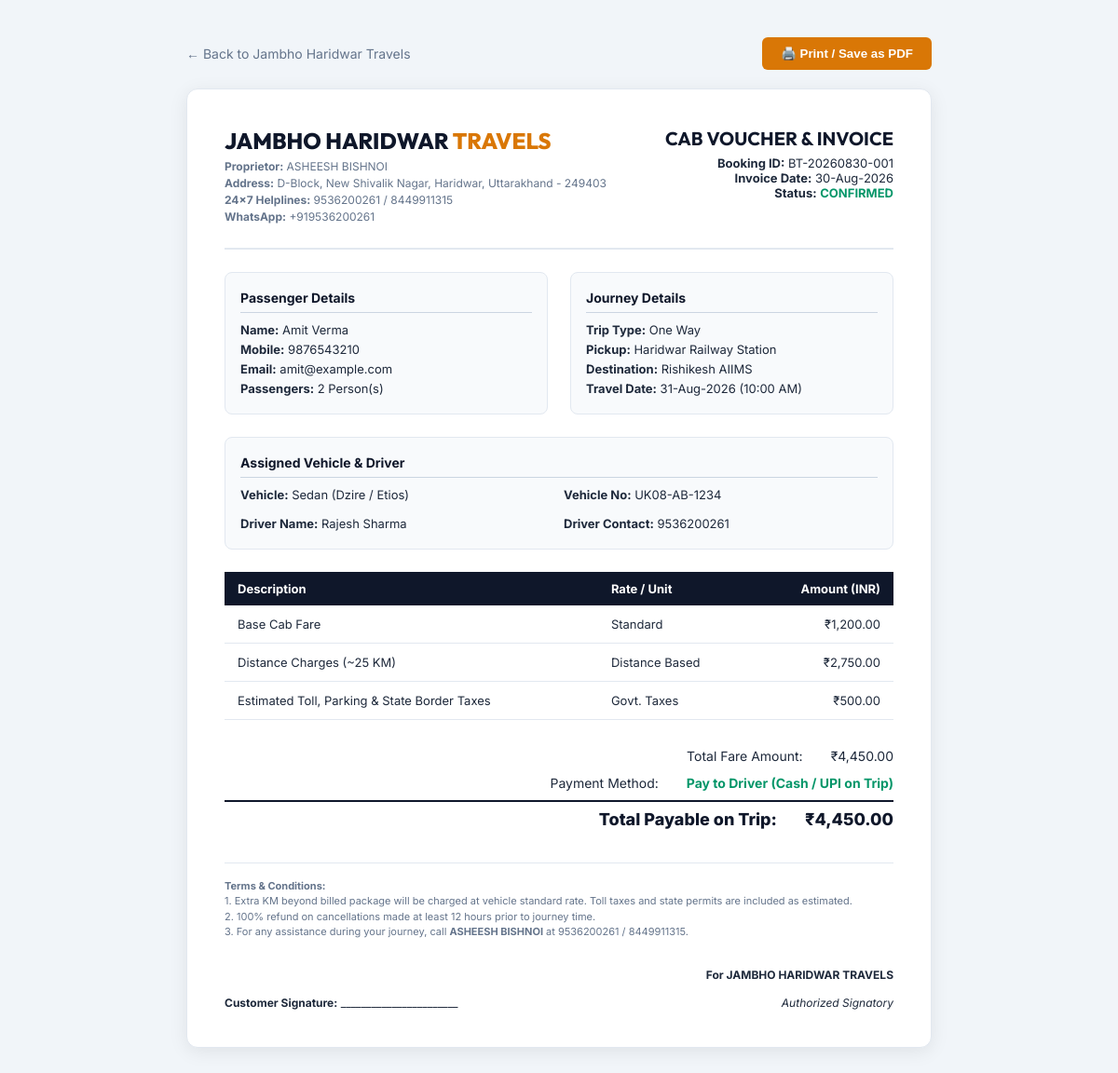
Page /invoice.php?booking_id=BT-20260830-001 on the committed database.
### tables this page shows
CREATE TABLE bookings (
            id INTEGER PRIMARY KEY AUTOINCREMENT,
            booking_id TEXT UNIQUE NOT NULL, -- e.g. BT-20260815-001
            customer_id INTEGER,
            customer_name TEXT NOT NULL,
            customer_mobile TEXT NOT NULL,
            customer_email TEXT,
            trip_type TEXT NOT NULL, -- One Way, Round Trip, Local, Airport Transfer
            pickup_location TEXT NOT NULL,
            drop_location TEXT NOT NULL,
            journey_date DATE NOT NULL,
            pickup_time TEXT NOT NULL,
            return_date DATE,
            return_time TEXT,
            vehicle_id INTEGER,
            vehicle_name TEXT,
            passengers INTEGER DEFAULT 1,
            flight_train_no TEXT,
            special_requirements TEXT,
            estimated_distance REAL DEFAULT 0,
            base_fare REAL DEFAULT 0,
            distance_charge REAL DEFAULT 0,
            driver_allowance REAL DEFAULT 0,
            night_charge REAL DEFAULT 0,
            toll_tax_charge REAL DEFAULT 0,
            total_amount REAL NOT NULL,
            advance_paid REAL DEFAULT 0,
            balance_amount REAL DEFAULT 0,
            booking_status TEXT DEFAULT 'New', -- New, Payment Pending, Payment Failed, Confirmed, Driver Assigned, Driver On The Way, Trip Started, Trip Completed, Cancelled, Refund Initiated, Refund Completed
            driver_id INTEGER,
            assigned_driver_name TEXT,
            assigned_driver_mobile TEXT,
            assigned_vehicle_no TEXT,
            cancellation_reason TEXT,
            refund_amount REAL DEFAULT 0,
            refund_status TEXT, -- Refund Pending, Refund Initiated, Refund Completed, Refund Failed
            created_at DATETIME DEFAULT CURRENT_TIMESTAMP,
            FOREIGN KEY (customer_id) REFERENCES customers(id),
            FOREIGN KEY (vehicle_id) REFERENCES vehicles(id),
            FOREIGN KEY (driver_id) REFERENCES drivers(id)
        );

### invoice.php (the view, shortened to what this page needs)
<?php
$bookingId = cleanInput($_GET['booking_id'] ?? '');
$db = Database::getConnection();
$stmt = $db->prepare("SELECT * FROM bookings WHERE booking_id = ?");
$stmt->execute([$bookingId]);
$booking = $stmt->fetch();
?>
<!DOCTYPE html>
<html lang="en">
<head>
</head>
<body>
  <div class="print-btn-bar">
    <a href="<?php echo BASE_URL; ?>/index.php" style="color: #64748b; text-decoration: none; font-size: 14px;">← Back to Jambho Haridwar Travels</a>
    <button class="btn-print" onclick="window.print()">🖨️ Print / Save as PDF</button>
  </div>
  <div class="invoice-card">
    <div class="invoice-header">
      <div>
        <div class="brand-title">JAMBHO HARIDWAR <span>TRAVELS</span></div>
        <div class="brand-meta">
          <strong>Proprietor:</strong> <?php echo OWNER_NAME; ?><br>
          <strong>Address:</strong> <?php echo BUSINESS_ADDRESS; ?><br>
          <strong>24x7 Helplines:</strong> <?php echo PHONE_PRIMARY; ?> / <?php echo PHONE_SECONDARY; ?><br>
          <strong>WhatsApp:</strong> +<?php echo WHATSAPP_NUMBER; ?>
        </div>
      </div>
      <div class="invoice-ref">
        <h2>CAB VOUCHER & INVOICE</h2>
        <div style="margin-top: 6px; font-size: 13px;">
          <strong>Booking ID:</strong> <?php echo htmlspecialchars($booking['booking_id']); ?><br>
          <strong>Invoice Date:</strong> <?php echo date('d-M-Y', strtotime($booking['created_at'])); ?><br>
          <strong>Status:</strong> <span style="color: #059669; font-weight: bold;"><?php echo strtoupper($booking['booking_status']); ?></span>
        </div>
      </div>
    </div>
    <div class="grid-2">
      <div class="info-box">
        <h4>Passenger Details</h4>
        <strong>Name:</strong> <?php echo htmlspecialchars($booking['customer_name']); ?><br>
        <strong>Mobile:</strong> <?php echo htmlspecialchars($booking['customer_mobile']); ?><br>
        <strong>Email:</strong> <?php echo htmlspecialchars($booking['customer_email'] ?: 'N/A'); ?><br>
        <strong>Passengers:</strong> <?php echo $booking['passengers']; ?> Person(s)
      </div>
      <div class="info-box">
        <h4>Journey Details</h4>
        <strong>Trip Type:</strong> <?php echo htmlspecialchars($booking['trip_type']); ?><br>
        <strong>Pickup:</strong> <?php echo htmlspecialchars($booking['pickup_location']); ?><br>
        <strong>Destination:</strong> <?php echo htmlspecialchars($booking['drop_location']); ?><br>
        <strong>Travel Date:</strong> <?php echo date('d-M-Y', strtotime($booking['journey_date'])); ?> (<?php echo htmlspecialchars($booking['pickup_time']); ?>)
      </div>
    </div>
    <div class="info-box" style="margin-bottom: 24px;">
      <h4>Assigned Vehicle & Driver</h4>
      <div style="display: grid; grid-template-columns: 1fr 1fr; gap: 10px;">
        <div><strong>Vehicle:</strong> <?php echo htmlspecialchars($booking['vehicle_name']); ?></div>
        <div><strong>Vehicle No:</strong> <?php echo htmlspecialchars($booking['assigned_vehicle_no'] ?: 'UK08-AB-1234'); ?></div>
        <div><strong>Driver Name:</strong> <?php echo htmlspecialchars($booking['assigned_driver_name'] ?: 'Rajesh Sharma'); ?></div>
        <div><strong>Driver Contact:</strong> <?php echo htmlspecialchars($booking['assigned_driver_mobile'] ?: PHONE_PRIMARY); ?></div>
      </div>
    </div>
    <table class="invoice-table">
      <thead>
        <tr>
          <th>Description</th>
          <th>Rate / Unit</th>
          <th style="text-align: right;">Amount (INR)</th>
        </tr>
      </thead>
      <tbody>
        <?php if ($booking['base_fare'] > 0): ?>
          <tr>
            <td>Base Cab Fare</td>
            <td>Standard</td>
            <td style="text-align: right;">₹<?php echo number_format($booking['base_fare'], 2); ?></td>
          </tr>
        <?php endif; ?>
        <tr>
          <td>Distance Charges (~<?php echo $booking['estimated_distance']; ?> KM)</td>
          <td>Distance Based</td>
          <td style="text-align: right;">₹<?php echo number_format($booking['distance_charge'], 2); ?></td>
        </tr>
        <?php if ($booking['toll_tax_charge'] > 0): ?>
          <tr>
            <td>Estimated Toll, Parking & State Border Taxes</td>
            <td>Govt. Taxes</td>
            <td style="text-align: right;">₹<?php echo number_format($booking['toll_tax_charge'], 2); ?></td>
          </tr>
        <?php endif; ?>
      </tbody>
    </table>
    <div class="total-section">
      <div class="total-row">
        <span>Total Fare Amount:</span>
        <span>₹<?php echo number_format($booking['total_amount'], 2); ?></span>
      </div>
      <div class="total-row">
        <span>Payment Method:</span>
        <span style="color: #059669; font-weight: bold;">Pay to Driver (Cash / UPI on Trip)</span>
      </div>
      <div class="total-row grand-total">
        <span>Total Payable on Trip:</span>
        <span>₹<?php echo number_format($booking['total_amount'], 2); ?></span>
      </div>
    </div>
    <div class="terms-box">
      <strong>Terms & Conditions:</strong><br>
      1. Extra KM beyond billed package will be charged at vehicle standard rate. Toll taxes and state permits are included as estimated.<br>
      2. 100% refund on cancellations made at least 12 hours prior to journey time.<br>
      3. For any assistance during your journey, call <strong><?php echo OWNER_NAME; ?></strong> at <?php echo PHONE_PRIMARY; ?> / <?php echo PHONE_SECONDARY; ?>.
    </div>
    <div style="margin-top: 30px; display: flex; justify-content: space-between; align-items: flex-end; font-size: 12px;">
      <div>
        <strong>Customer Signature:</strong> _______________________
      </div>
      <div style="text-align: right;">
        <strong>For JAMBHO HARIDWAR TRAVELS</strong><br><br>
        <em>Authorized Signatory</em>
      </div>
    </div>
  </div>
</body>
</html>

### invoice.php (style rules this page uses)
* { box-sizing: border-box; margin: 0; padding: 0; }
body { font-family: 'Inter', sans-serif; background: #f1f5f9; color: #1e293b; padding: 40px 20px; }
.invoice-card { max-width: 800px; margin: 0 auto; background: #fff; border-radius: 12px; padding: 40px; box-shadow: 0 4px 20px rgba(0,0,0,0.08); border: 1px solid #e2e8f0; }
.invoice-header { display: flex; justify-content: space-between; align-items: flex-start; border-bottom: 2px solid #e2e8f0; padding-bottom: 24px; margin-bottom: 24px; }
.brand-title { font-family: 'Outfit', sans-serif; font-size: 24px; font-weight: 800; color: #0f172a; }
.brand-title span { color: #d97706; }
.brand-meta { font-size: 12px; color: #64748b; margin-top: 4px; line-height: 1.5; }
.invoice-ref { text-align: right; }
.invoice-ref h2 { font-family: 'Outfit', sans-serif; font-size: 20px; color: #0f172a; }
.grid-2 { display: grid; grid-template-columns: 1fr 1fr; gap: 24px; margin-bottom: 24px; }
.info-box { background: #f8fafc; padding: 16px; border-radius: 8px; border: 1px solid #e2e8f0; font-size: 13px; line-height: 1.6; }
.info-box h4 { font-size: 14px; color: #0f172a; margin-bottom: 8px; border-bottom: 1px solid #cbd5e1; padding-bottom: 4px; }
table.invoice-table { width: 100%; border-collapse: collapse; margin-bottom: 24px; font-size: 13px; }
table.invoice-table th { background: #0f172a; color: #fff; padding: 10px 14px; text-align: left; }
table.invoice-table td { padding: 12px 14px; border-bottom: 1px solid #e2e8f0; }
.total-section { text-align: right; font-size: 14px; margin-bottom: 30px; }
.total-row { display: flex; justify-content: flex-end; gap: 30px; padding: 6px 0; }
.grand-total { font-size: 18px; font-weight: 800; color: #0f172a; border-top: 2px solid #0f172a; padding-top: 8px; margin-top: 4px; }
.terms-box { border-top: 1px solid #e2e8f0; padding-top: 16px; font-size: 11px; color: #64748b; line-height: 1.5; }
.print-btn-bar { max-width: 800px; margin: 0 auto 20px; display: flex; justify-content: space-between; align-items: center; }
.btn-print { background: #d97706; color: #fff; border: none; padding: 10px 20px; border-radius: 6px; font-weight: 600; cursor: pointer; }

### rows in the picture
bookings: booking "BT-20260830-001", created_at "30-Aug-2026", booking_status "CONFIRMED", customer_name "Amit Verma", customer_mobile "9876543210", customer_email "amit@example.com", passengers "2", trip_type "One Way", pickup_location "Haridwar Railway Station", drop_location "Rishikesh AIIMS", journey_date "31-Aug-2026", pickup_time "10:00 AM", vehicle_name "Sedan (Dzire / Etios)", assigned_vehicle_no "UK08-AB-1234", assigned_driver_name "Rajesh Sharma", assigned_driver_mobile "9536200261", base_fare "1,200.00", estimated_distance "25", distance_charge "2,750.00", toll_tax_charge "500.00", total_amount "4,450.00"

### other values in the picture
OWNER_NAME "ASHEESH BISHNOI"
BUSINESS_ADDRESS "D-Block, New Shivalik Nagar, Haridwar, Uttarakhand - 249403"
PHONE_PRIMARY "9536200261"
PHONE_SECONDARY "8449911315"
WHATSAPP_NUMBER "919536200261"
